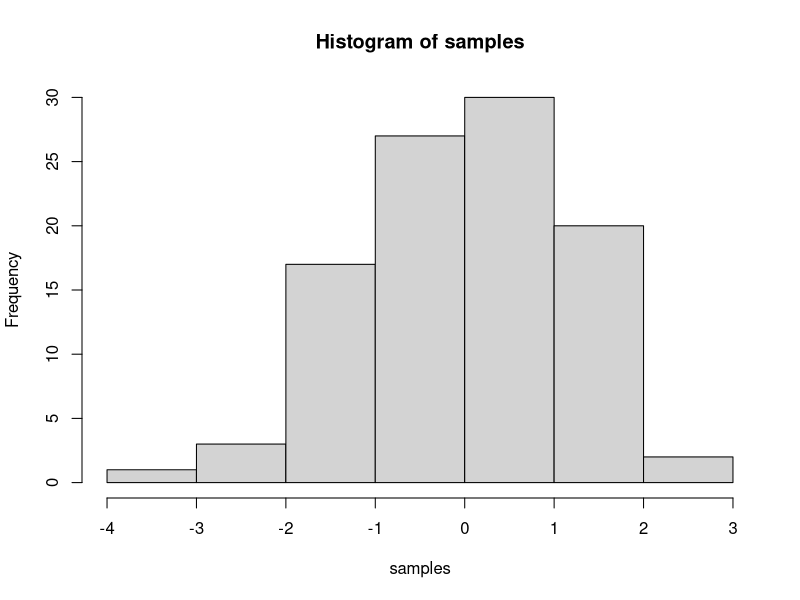
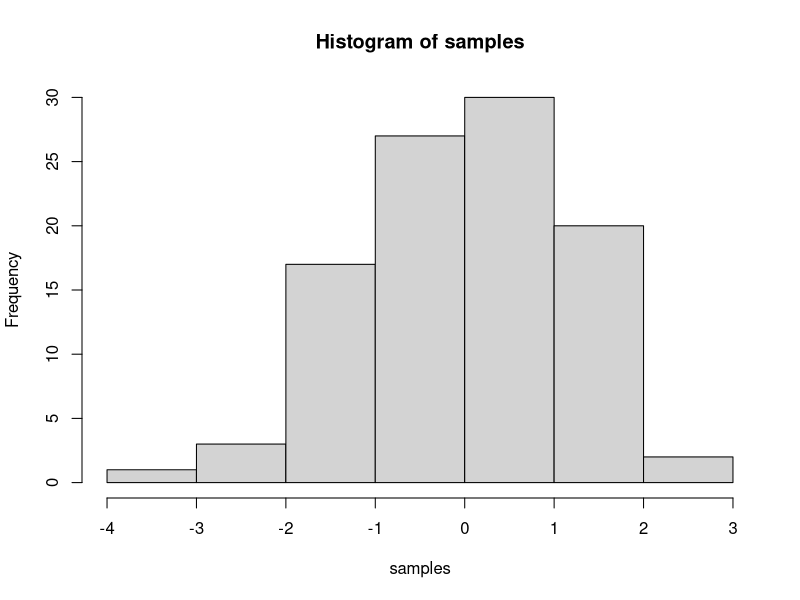
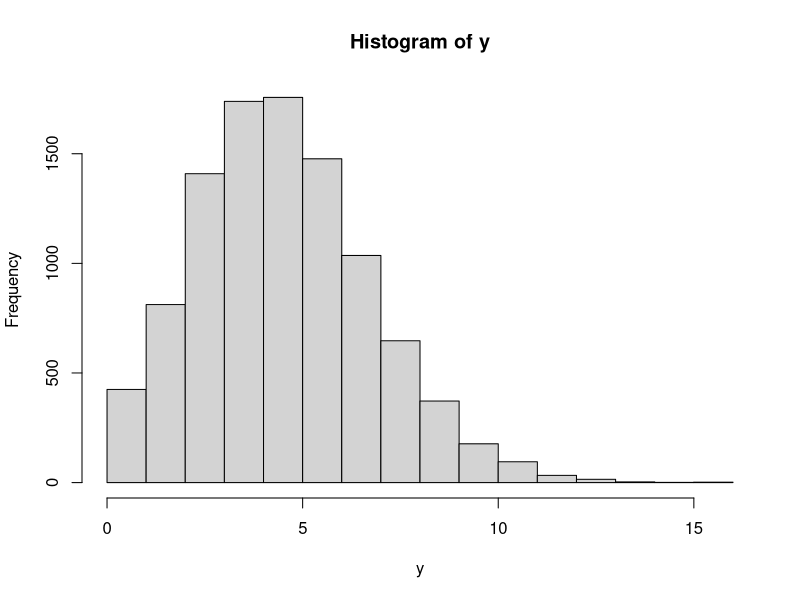
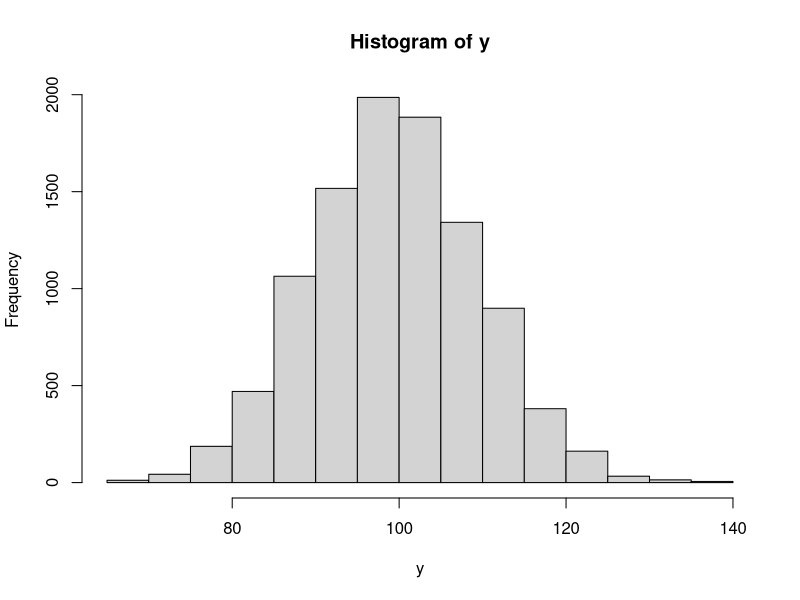

Write R code to recreate these figures, in order. (Note: this script raises an error after producing the figures.)
## ---- chunk 1
#Generating random numbers
samples <- rnorm(100, mean=0, sd=1)
hist(samples)
## ---- chunk 2
rnorm(n = 100, mean = c(0, 5, 20), sd = c(1, 5, 20))
hist(samples)
  #Things are different for the n argument. If a vector is passed to n, the length of that vector is taken to be the number required (see Arguments section of documentation for details). Here’s an example. Since the vector for n is length 3, we only get 3 values.This has caught me before, as I would expect this code to give me different numbers per group instead of ignoring the information in the vector.
rnorm(n = c(1, 2, 3), mean = c(0, 5, 20), sd = c(1, 1, 1))
## ---- chunk 3
runif(n = 5, min = 0, max = 1)
## ---- chunk 4
rpois(n = 5, lambda = 2.5)
y = rpois(10000, lambda = 5)
summary(y)
hist(y) #mild right-skew when we draw a histogram of the values.
y = rpois(10000, lambda = 100) #Poisson distribution with a mean of 100. The range of values is pretty narrow; there are no values even remotely close to 0, and distribution is now pretty symmetric.
summary(y)
hist(y) 

#Generate character vectors with rep()
rep(letters[1:2], each = 3) #each 
rep(letters[1:2], times = 3) #The times argument can be used when we want to repeat the whole vector rather than repeating it element-wise.
rep(letters[1:2], times = c(2, 4))
rep(letters[1:2], each = 2, times = 3)
rep(letters[1:2], each = 2, length.out = 7)
## ---- chunk 5
#1. Simulate data with no differences among two groups
group  = rep(letters[1:2], each = 3)
factor = rep(LETTERS[3:5], times = 2)
response = rnorm(n = 6, mean = 0, sd = 1) 
data.frame(group, factor, response )
#2. Simultae data with a difference among groups
group_two = rep(letters[1:2], times = 3) #or length.out = 6
response_two = rnorm(n = 6, mean = c(5, 10), sd = 1)
data.frame(group_two, response_two)
#3. Multiple quantitative variables with groups
m <- data.frame(group = rep(LETTERS[3:4], each = 10), 
           x = runif(n = 20, min = 10, max = 15),
           y = runif(n = 20, min = 100, max = 150))
#4. Repeatedly simulate data with replicate() specifically made for the repeated evaluation of an expression (which will usually involve random number generation).
set.seed(16) 
replicate(n = 3, 
          expr = rnorm(n = 5, mean = 0, sd = 1), 
          simplify = FALSE )
list = list()
for (i in 1:3) {
  list[[i]] = rnorm(n = 5, mean = 0, sd = 1)
}
list
## ---- chunk 6
set.seed(16)
ngroup = 2
nrep = 10
b0 = 5
b1 = -2
sd = 2

(group = rep( c("group1", "group2"), each = nrep))
(eps = rnorm(n = ngroup*nrep, mean = 0, sd = sd)) 
(growth = b0 + b1*(group == "group2") + eps)
dat = data.frame(group, growth)
growthfit = lm(growth ~ group, data = dat)
summary(growthfit)

twogroup_fun = function(nrep = 10, b0 = 5, b1 = -2, sigma = 2) {
     ngroup = 2
     group = rep( c("group1", "group2"), each = nrep)
     eps = rnorm(n = ngroup*nrep, mean = 0, sd = sigma)
     growth = b0 + b1*(group == "group2") + eps
     simdat = data.frame(group, growth)
     growthfit = lm(growth ~ group, data = simdat)
     growthfit
}
set.seed(16)
twogroup_fun()
twogroup_fun(sigma = 1)
#There is one special case: if there's a single unnamed input, the second level list will be dropped. In this case, rerun(n, x) behaves like replicate(n, x, simplify = FALSE).
sims = replicate(n = 1000, twogroup_fun(), simplify = FALSE )
reruns <- purrr::rerun(1000, twogroup_fun()) 
sims[[1]]
reruns[[1]]
tidy(growthfit)
## ---- chunk 7
reruns %>%
     map_df(tidy) %>% 
     dplyr::filter(term == "groupgroup2") %>%
     ggplot2::ggplot(aes(x = estimate)) +
          geom_density(fill = "blue", alpha = .5) +
          geom_vline( xintercept = -2)
#Estimated standard deviation
#I can do a similar plot exploring estimates of the residual standard deviation. In this case I extract sigma from the model object and put it in a data.frame to plot the distribution with a density plot.
sims %>%
     map_dbl(~summary(.x)$sigma) %>%
     data.frame(sigma = .) %>%
     ggplot( aes(x = sigma) ) +
          geom_density(fill = "blue", alpha = .5) +
          geom_vline(xintercept = 2)
#The estimated variation ranges between 1 to just over 3, and the distribution is roughly centered on the true value of 2. Like with the coefficient above, the model performs pretty well on average but any single model can have a biased estimate of the standard deviation.
#The standard deviation is underestimated a bit more than 50% of the time. This is not uncommon.
#Curly braces are used to evaluate a series of expressions (separated by new lines or semicolons) and return only the last expression: f <- function() {x <- 1; y <- 2; x + y}
sims %>%
  map_dbl(~summary(.x)$sigma) %>%
  {. < 2} %>%
  mean()

sims %>%
     map_df(tidy) %>%
     dplyr::filter(term == "groupgroup2") %>%
     dplyr::pull(p.value) %>%
     {. <  0.05} %>%
     mean()
